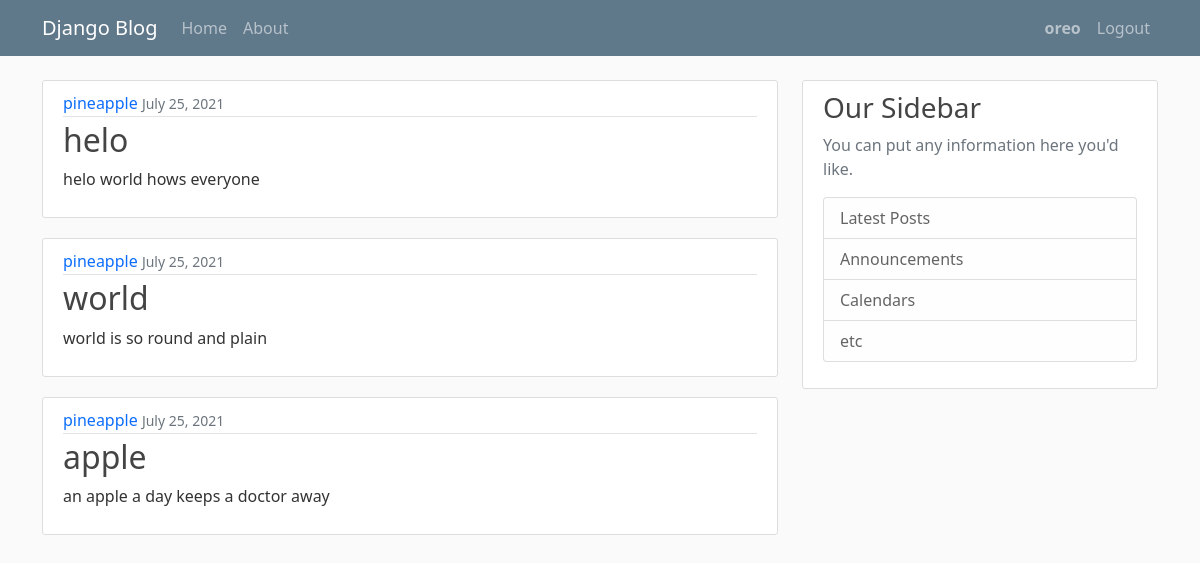
Screenshot of / (signed in) with the database file from the repository.
### blog/models.py (models this page shows, shortened)
class post (models.Model):
    title = models.CharField(max_length=100)
    content = models.TextField()
    date_posted = models.DateTimeField(default=timezone.now)
    author = models.ForeignKey(User, on_delete=models.CASCADE)

### blog/views.py (the view)
# urls.py: path('',views.home,name='blog-home'),
def home(request):
    context={
        'posts':post.objects.all(),
        'pageTitle':'Posts'
        }
    return render(request,'blog/home.html',context)

### blog/templates/blog/home.html
{% extends 'blog/base.html' %} {% block content %} {% for post in posts %}
<article class="media content-section">
    <div class="media-body">
      <div class="article-metadata">
        <a class="mr-2" href="#">{{ post.author }}</a>
        <small class="text-muted">{{ post.date_posted|date:"F d, Y" }}</small>
      </div>
      <h2><a class="article-title" href="#">{{ post.title }}</a></h2>
      <p class="article-content">{{ post.content }}</p>
    </div>
  </article>
{% endfor %} {% endblock content %}

### blog/templates/blog/base.html (shortened to what this page needs)
{% load static %}
<!DOCTYPE html>
<html>
  <head>
    <link
      href="https://cdn.jsdelivr.net/npm/bootstrap@5.0.2/dist/css/bootstrap.min.css"
      rel="stylesheet"
    />
    <link rel="stylesheet" type= "text/css" href="{% static 'blog/mian.css' %}">
  </head>
  <body>
    <header class="site-header">
        <nav class="navbar navbar-expand-md navbar-dark bg-steel fixed-top">
          <div class="container">
            <a class="navbar-brand mr-4" href="{%url 'blog-home'%}">Django Blog</a>
            <div class="collapse navbar-collapse" id="navbarToggle">
              <div class="navbar-nav mr-auto">
                <a class="nav-item nav-link" href="{%url 'blog-home'%}">Home</a>
                <a class="nav-item nav-link" href="{%url 'blog-about'%}">About</a>
              </div>
              <div class="navbar-nav ms-auto">
                {%if user.is_authenticated%}
                <a class="nav-item nav-link " href="{%url 'profile'%}"><strong>{{user.username}}</strong></a>
                <a class="nav-item nav-link " href="{%url 'logout'%}">Logout</a>
                {%else%}
                <a class="nav-item nav-link " href="{%url 'login'%}">Login</a>
                <a class="nav-item nav-link " href="{%url 'register'%}">Register</a>
                {%endif%}
              </div>
            </div>
          </div>
        </nav>
      </header>
    <main role="main" class="container">
        <div class="row">
          <div class="col-md-8">
            {% block content %}{% endblock %}
          </div>
          <div class="col-md-4">
            <div class="content-section">
              <h3>Our Sidebar</h3>
              <p class='text-muted'>You can put any information here you'd like.
                <ul class="list-group">
                  <li class="list-group-item list-group-item-light">Latest Posts</li>
                  <li class="list-group-item list-group-item-light">Announcements</li>
                  <li class="list-group-item list-group-item-light">Calendars</li>
                  <li class="list-group-item list-group-item-light">etc</li>
                </ul>
              </p>
            </div>
          </div>
        </div>
      </main>
  </body>
</html>

### blog/static/blog/mian.css (style rules this page uses)
body { background: #fafafa; color: #333333; margin-top: 5rem; }
h1, h2, h3, h4, h5, h6 { color: #444444; }
ul { margin: 0; }
.bg-steel { background-color: #5f788a; }
.site-header .navbar-nav .nav-link { float: right; }
.content-section { background: #ffffff; padding: 10px 20px; border: 1px solid #dddddd; border-radius: 3px; margin-bottom: 20px; }
.article-title { color: #444444; text-decoration: none; }
.article-content { white-space: pre-line; }
.article-metadata { padding-bottom: 1px; margin-bottom: 4px; border-bottom: 1px solid #e3e3e3; }
.article-metadata a { text-decoration: none; }

### rows the page displays
post: author "pineapple", date_posted "July 25, 2021", title "helo", content "helo world hows everyone"
post: author "pineapple", date_posted "July 25, 2021", title "world", content "world is so round and plain"
post: author "pineapple", date_posted "July 25, 2021", title "apple", content "an apple a day keeps a doctor away"

### other values shown
{{ user.username }} "oreo"
